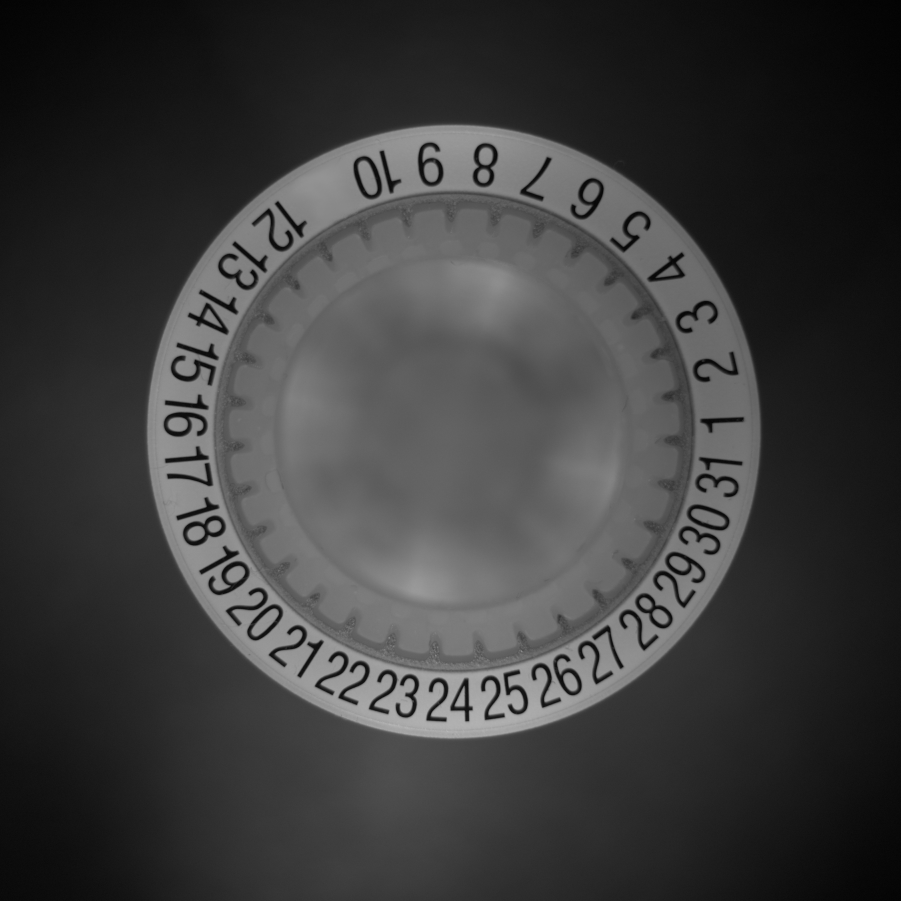
#> input picture chiffre.jpg, 4504 x 4504 px (shown at 1/5 size); its folder holds only this picture in this run
$ python -i utils.py   (imports and definitions only)
#> lines starting #> are read from the running program, lines starting #| are printed output that depends on the picture; after the words box and inside, x2 and y2 are one past the last pixel; in counts of white or black regions, pixels touching at a corner belong together
#> further down, picture is the input picture: shape (4504, 4504, 3); min 0, max 188, mean 59.5
import pandas as pd
import matplotlib.pyplot as plt
import cv2
import numpy as np
import os


IMG_SIZE = 1024


def read_csv(file_path):
    df = pd.read_csv(file_path)
    return df


def handle_missing_values(df):
    df = df.dropna()
    return df


# [26 lines left out: functions display_image, plot_pixel_distribution, display_multiple_images, not called in this run]


def resize_image(image, size=(IMG_SIZE, IMG_SIZE)):
    resized_image = cv2.resize(image, size, interpolation=cv2.INTER_LANCZOS4)
    return resized_image


def detect_distortion(img_array, visualize=False, use_matplotlib=True):
    """
    Détecte une distorsion barillet ou coussinet
    dans une image en niveaux de gris.
    Paramètres :
    - img_array : Image en niveaux de gris (NumPy array)
    - visualize : Booléen pour afficher les lignes détectées
    - use_matplotlib : Booléen pour utiliser matplotlib au lieu de cv2.imshow
    Retourne :
    - distortion_type : "barillet", "coussinet", ou "aucune"
    """
#> called with visualize = False, use_matplotlib = True
    if img_array is None or img_array.size == 0:
        raise ValueError("Image invalide ou vide")
    if img_array.dtype != np.uint8:
        raise ValueError("L'image doit être de type np.uint8")

    # Ajout d 'un flou pour réduire le bruit
    blurred = cv2.GaussianBlur(img_array, (5, 5), 0)
    # Détection des contours avec Canny
    edges = cv2.Canny(blurred, 30, 120)
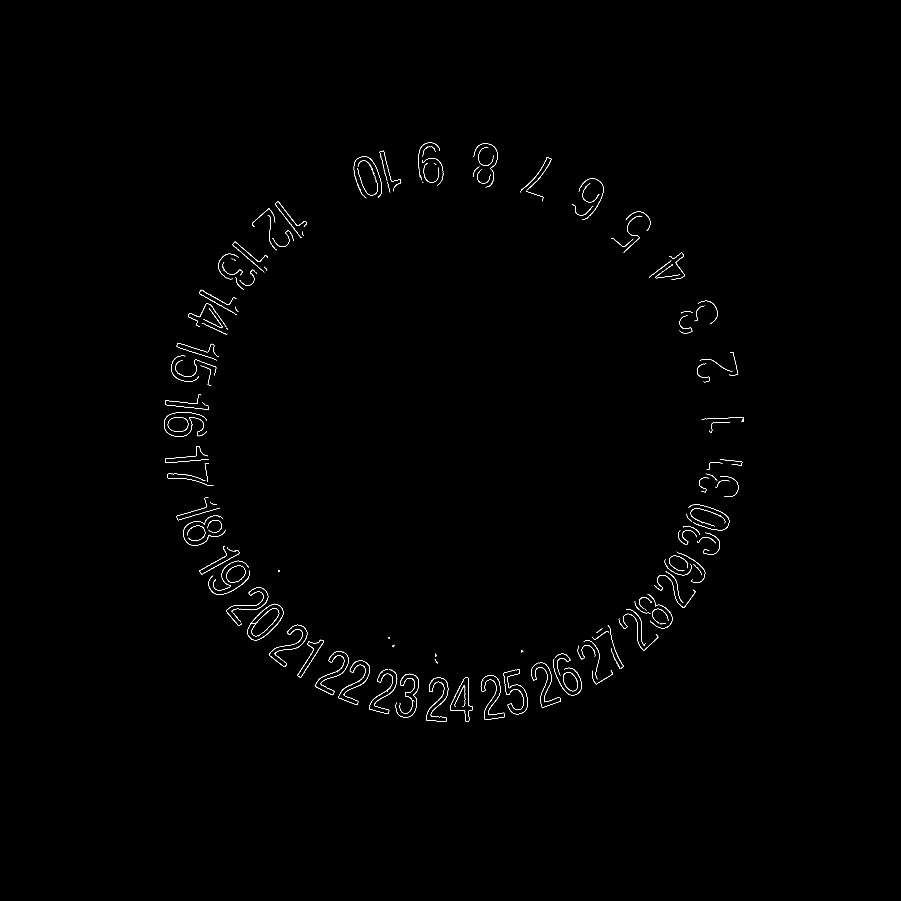
#> edges: shape (4504, 4504) (shown at 1/5 size); 0.21% white in thin lines or dots, all inside (x1, y1, x2, y2) = (820, 713, 3719, 3608)
    # Détection des lignes avec HoughLinesP
    lines = cv2.HoughLinesP(edges, 1, np.pi / 180,
                            threshold=50, minLineLength=50, maxLineGap=20)
#> lines = 167 rows, first 6: [1008, 2871, 1194, 2768], [1507, 3384, 1619, 3205], [2340, 3389, 2342, 3487], [1488, 3377, 1568, 3248], [834, 2314, 1043, 2296], [1177, 1209, 1290, 1307]
    # Analyse des lignes pour détecter une distorsion
    distortion_type = "aucune"
    # Pour visualisation
#> (the run stopped early here; a loop or call above may not have finished)
